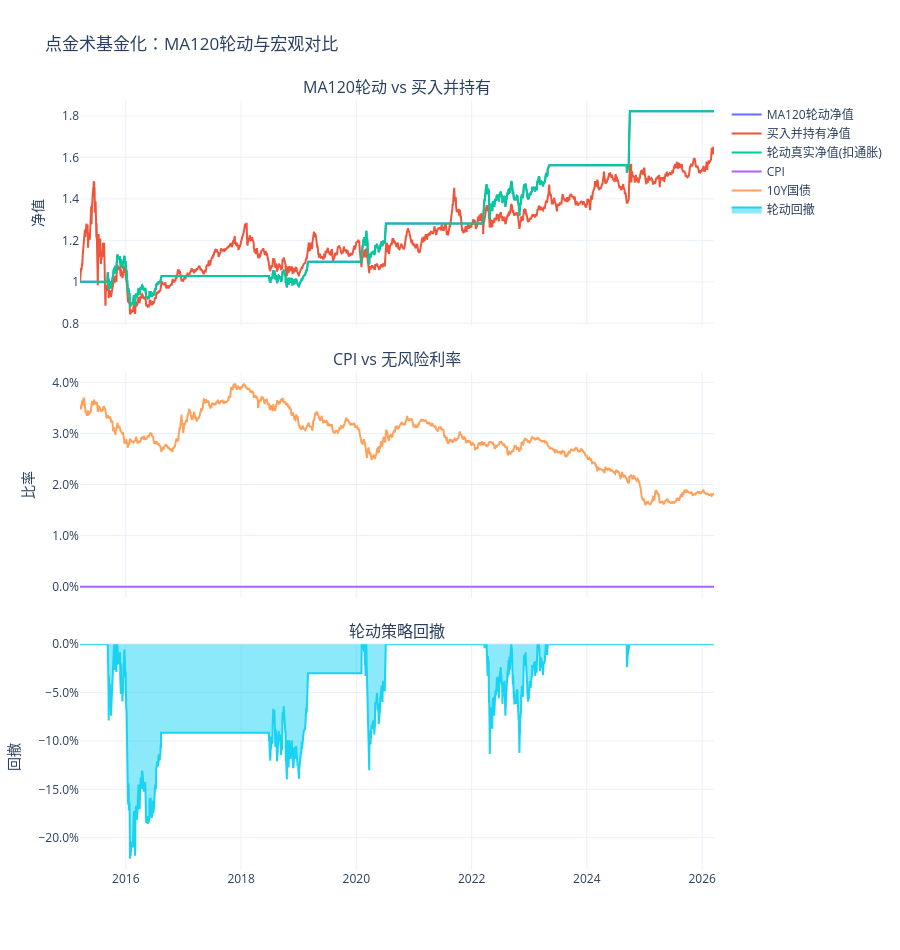

Source (notebook cell):
### Code cell
# ============================================================
# F. 运行主流程（按顺序执行）
# ============================================================
fund_data, load_log = load_fund_data(
    symbols=params["fund_pool"],
    start_date=params["start_date"],
    end_date=params["end_date"],
)

print("基金加载日志（含增量更新与缓存回退状态）")
display(load_log)

# 分红/除息导致的假信号诊断（raw close vs adjusted_price）
false_rows = []
for symbol, df in fund_data.items():
    r = detect_false_signals(
        df,
        ma_window=params["ma_window"],
        buy_th=params["buy_threshold"],
        sell_th=params["sell_threshold"],
    )
    false_rows.append(
        {
            "symbol": symbol,
            "false_buy_count": int(r["false_buy"].sum()),
            "false_sell_count": int(r["false_sell"].sum()),
            "false_total": int(r["false_buy"].sum() + r["false_sell"].sum()),
        }
    )
false_signal_report = pd.DataFrame(false_rows).sort_values("false_total", ascending=False)

print("除息假信号诊断")
display(false_signal_report)

# 策略回测
multi_result = run_backtest_multi(
    data_dict=fund_data,
    ma_window=params["ma_window"],
    buy_th=params["buy_threshold"],
    sell_th=params["sell_threshold"],
    initial_cash=params["initial_cash"],
)

hold_result = run_buy_hold(
    data_dict=fund_data,
    symbol=params["benchmark_hold_symbol"],
    initial_cash=params["initial_cash"],
)

# 宏观数据
cpi = load_cpi_data(params["start_date"], params["end_date"])
rf = load_bond_yield(params["start_date"], params["end_date"])
macro = merge_macro_data(multi_result.equity_curve.index, cpi, rf)

# 绩效评估
perf_multi, summary_multi = evaluate_performance(multi_result, macro, tag="ma120_multi_rotation")
perf_hold, summary_hold = evaluate_performance(hold_result, macro, tag=f"buy_hold_{params['benchmark_hold_symbol']}")

summary_df = pd.DataFrame([summary_multi, summary_hold]).set_index("tag")
print("核心指标对比")
display(summary_df)

verification = pd.DataFrame(
    {
        "check": [
            "1) 全收益口径计算（adjusted_price）",
            "2) 是否检测到除息导致的虚假信号",
            "3) MA120轮动年化是否高于买入并持有",
            "4) MA120轮动是否跑赢CPI",
            "5) MA120轮动是否跑赢无风险利率",
            "6) MA120轮动是否提升真实购买力",
        ],
        "result": [
            True,
            bool(false_signal_report["false_total"].sum() > 0),
            bool(summary_multi["annualized_return"] > summary_hold["annualized_return"]),
            bool(summary_multi["beat_cpi"]),
            bool(summary_multi["beat_risk_free"]),
            bool(summary_multi["improve_purchasing_power"]),
        ],
    }
)

print("最终验证清单")
display(verification)

# 买卖信号日志（按 时间-现金-标的-操作后现金）
trade_log_df = format_trade_signal_log(multi_result.trades)
print("MA120轮动买卖信号日志")
display(trade_log_df)

fig = plot_performance(perf_multi, perf_hold)
fig.show()

### Figure 1 — Plotly figure (JSON) as saved in the notebook; plotly's stock layout.template omitted (floating-point values rounded to 4 significant figures; data arrays with more than 128 entries replaced by an {"elided": "..."} marker saying what was removed)
{"data": [{"name": "MA120轮动净值", "type": "scatter", "x": {"elided": "2674 str values"}, "xaxis": "x", "y": {"elided": "2674 float values"}, "yaxis": "y"}, {"name": "买入并持有净值", "type": "scatter", "x": {"elided": "2674 str values"}, "xaxis": "x", "y": {"elided": "2674 float values"}, "yaxis": "y"}, {"name": "轮动真实净值(扣通胀)", "type": "scatter", "x": {"elided": "2674 str values"}, "xaxis": "x", "y": {"elided": "2674 float values"}, "yaxis": "y"}, {"name": "CPI", "type": "scatter", "x": {"elided": "2674 str values"}, "xaxis": "x2", "y": {"elided": "2674 int values"}, "yaxis": "y2"}, {"name": "10Y国债", "type": "scatter", "x": {"elided": "2674 str values"}, "xaxis": "x2", "y": {"elided": "2674 float values"}, "yaxis": "y2"}, {"fill": "tozeroy", "name": "轮动回撤", "type": "scatter", "x": {"elided": "2674 str values"}, "xaxis": "x3", "y": {"elided": "2674 float values"}, "yaxis": "y3"}], "layout": {"annotations": [{"font": {"size": 16}, "showarrow": false, "text": "MA120轮动 vs 买入并持有", "x": 0.5, "xanchor": "center", "xref": "paper", "y": 1, "yanchor": "bottom", "yref": "paper"}, {"font": {"size": 16}, "showarrow": false, "text": "CPI vs 无风险利率", "x": 0.5, "xanchor": "center", "xref": "paper", "y": 0.6467, "yanchor": "bottom", "yref": "paper"}, {"font": {"size": 16}, "showarrow": false, "text": "轮动策略回撤", "x": 0.5, "xanchor": "center", "xref": "paper", "y": 0.2933, "yanchor": "bottom", "yref": "paper"}], "height": 950, "hovermode": "x unified", "title": {"text": "点金术基金化：MA120轮动与宏观对比"}, "xaxis": {"anchor": "y", "domain": [0, 1], "matches": "x3", "showticklabels": false}, "xaxis2": {"anchor": "y2", "domain": [0, 1], "matches": "x3", "showticklabels": false}, "xaxis3": {"anchor": "y3", "domain": [0, 1]}, "yaxis": {"anchor": "x", "domain": [0.7067, 1], "title": {"text": "净值"}}, "yaxis2": {"anchor": "x2", "domain": [0.3533, 0.6467], "tickformat": ".1%", "title": {"text": "比率"}}, "yaxis3": {"anchor": "x3", "domain": [0, 0.2933], "tickformat": ".1%", "title": {"text": "回撤"}}}}
